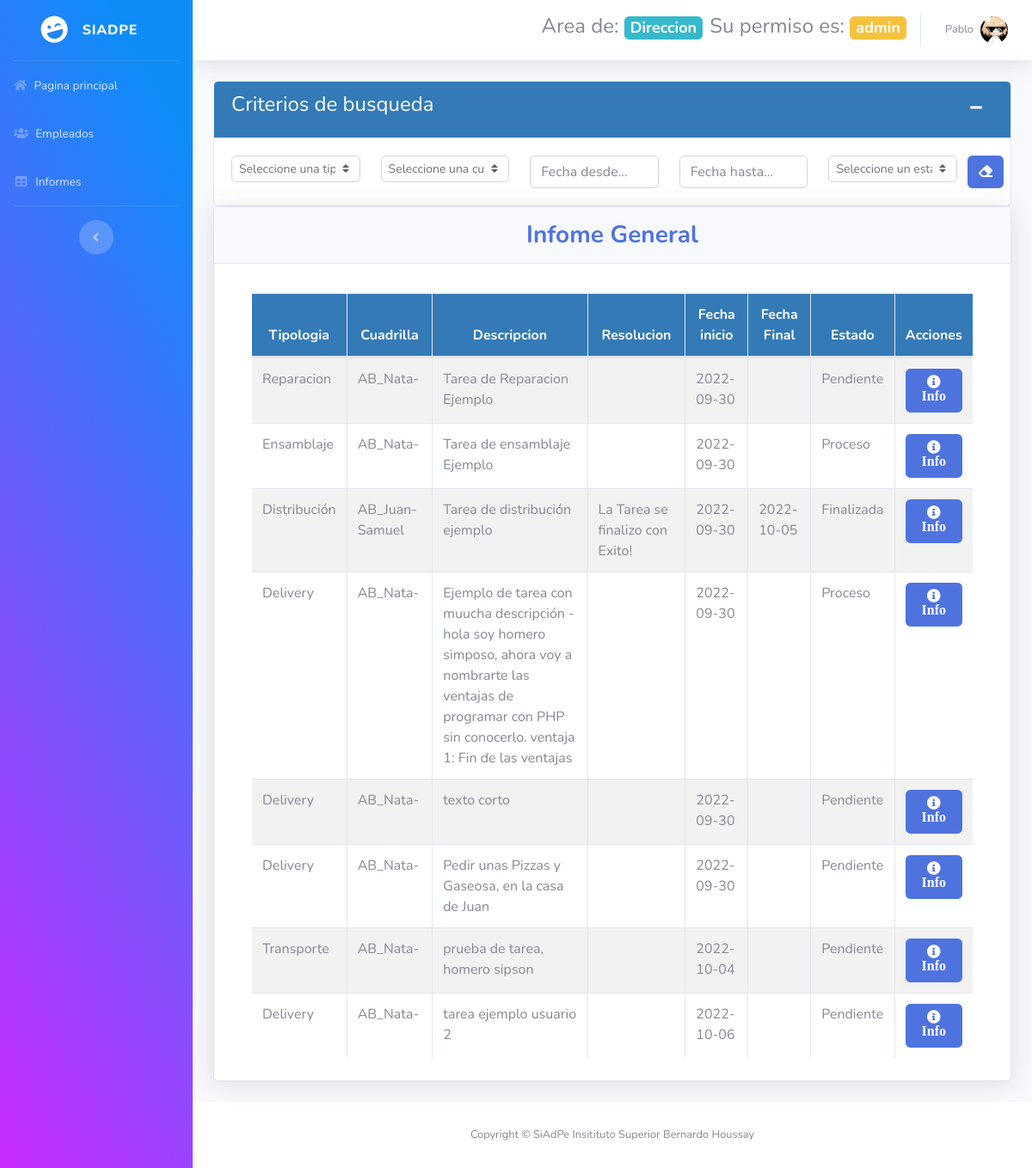
Before: /dashboardAdmin/informes.php (signed in) with the older database file.
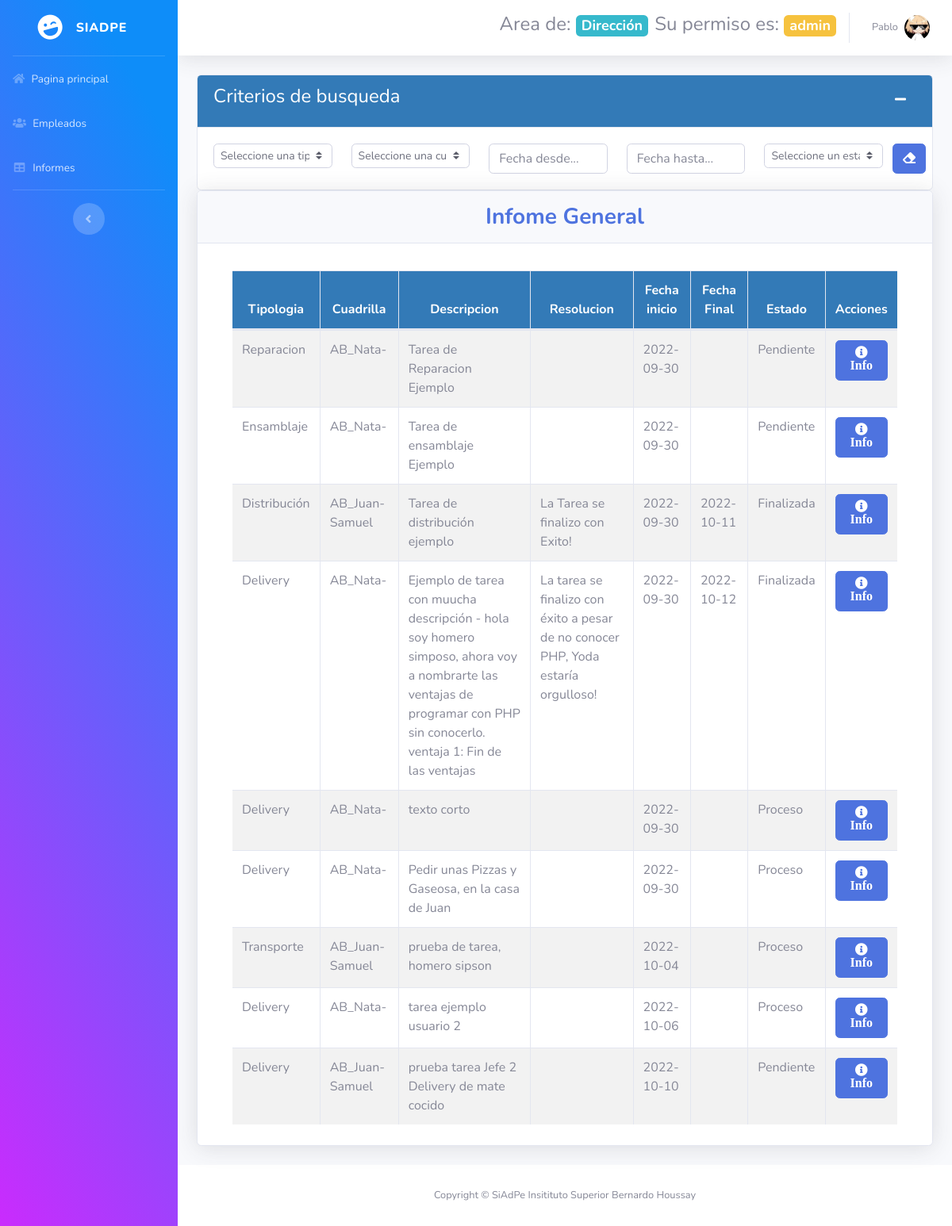
After: the same page with the newer database file.
### tables this page shows
CREATE TABLE IF NOT EXISTS `tareas` (
  `id` int(11) NOT NULL AUTO_INCREMENT,
  `descripcion` varchar(300) NOT NULL,
  `resolucion` varchar(300) NOT NULL,
  `fecha_inicio` date NOT NULL,
  `fecha_finalizacion` date DEFAULT NULL,
  `id_jefe` int(11) NOT NULL,
  `id_estado` int(11) NOT NULL,
  `id_tipologia` int(11) NOT NULL,
  PRIMARY KEY (`id`),
  KEY `id_jefe` (`id_jefe`),
  KEY `id_estado` (`id_estado`),
  KEY `id_tipologia` (`id_tipologia`),
  FULLTEXT KEY `resolucion` (`resolucion`)
);

CREATE TABLE IF NOT EXISTS `tipologias` (
  `id` int(11) NOT NULL AUTO_INCREMENT,
  `descripcion` varchar(250) NOT NULL,
  PRIMARY KEY (`id`)
);

CREATE TABLE IF NOT EXISTS `estados` (
  `id` int(11) NOT NULL AUTO_INCREMENT,
  `estado` varchar(100) NOT NULL,
  PRIMARY KEY (`id`)
);

### dashboardAdmin/informes.php (the view, shortened to what the changed rows need)
<?php require_once "vistas/parte_superior.php"?>
<?php
$objeto = new Conexion();
$conexion = $objeto->Conectar();
$consulta = "SELECT Tareas.id As tarea_ID, Tipologias.descripcion as Tipologia, Estados.estado AS Estado, Tareas.Descripcion , Cuadrillas.nombre Cuadrilla, Tareas.resolucion as Resolucion, Tareas.fecha_inicio as Fecha_Inicio, Tareas.fecha_finalizacion as Fecha_final FROM Cuadrillas INNER JOIN Tareas_Empleados ON Cuadrillas.id = Tareas_Empleados.id_cuadrilla INNER JOIN Tareas ON Tareas_Empleados.id_tarea = Tareas.id INNER JOIN Tipologias ON Tareas.id_tipologia = Tipologias.id INNER JOIN Estados ON Tareas.id_estado = Estados.id GROUP BY tarea_ID";
$resultado = $conexion->prepare($consulta);
$resultado->execute();
$dataAll=$resultado->fetchAll(PDO::FETCH_ASSOC);
?>
<div id="content">
    <div class="container-fluid">
            <div class="card shadow mb-4">
                <div class="card-body">
                    <div class="container">
                            <div class="row mt-2">
                                    <div class="col-lg-12">
                                        <div class="table-responsive">
                                            <table id="tablaInformeGeneral" class="table table-striped table-bordered table-condensed" style="width:100%">
                                                <thead class="text-center">
                                                    <tr>
                                                        <th>Tipologia</th>
                                                        <th>Cuadrilla</th>
                                                        <th>Descripcion</th>
                                                        <th>Resolucion</th>
                                                        <th>Fecha inicio</th>
                                                        <th>Fecha Final</th>
                                                        <th>Estado</th>
                                                        <th>Acciones</th>
                                                    </tr>
                                                </thead>
                                                <tbody>
                                                    <?php
                                                    foreach($dataAll as $dat) {
                                                    ?>
                                                    <tr>
                                                        <td><?php echo $dat['Tipologia'] ?></td>
                                                        <td><?php echo $dat['Cuadrilla'] ?></td>
                                                        <td><?php echo $dat['Descripcion'] ?></td>
                                                        <td><?php echo $dat['Resolucion'] ?></td>
                                                        <td><?php echo $dat['Fecha_Inicio'] ?></td>
                                                        <td><?php echo $dat['Fecha_final'] ?></td>
                                                        <td><?php echo $dat['Estado'] ?></td>
                                                        <td></td>
                                                    </tr>
                                                    <?php
                                                    }
                                                    ?>
                                                </tbody>
                                           </table>
                                        </div>
                                    </div>
                            </div>
                        </div>
                </div>
            </div>
        </div>
</div>
<?php require_once "vistas/parte_inferior.php"?>

### dashboardAdmin/vistas/parte_superior.php (shortened to what the changed rows need)
<!DOCTYPE html>
<html lang="en">
<head>
  <link href="vendor/fontawesome-free/css/all.min.css" rel="stylesheet" type="text/css">
  <link href="css/sb-admin-2.min.css" rel="stylesheet">
  <link rel="stylesheet"  type="text/css" href="main.css">
  <link rel="stylesheet" type="text/css" href="vendor/datatables/datatables.min.css"/>
  <link rel="stylesheet"  type="text/css" href="vendor/datatables/DataTables-1.10.18/css/dataTables.bootstrap4.min.css">
  <link rel="stylesheet"  type="text/css"  href="https://cdn.datatables.net/datetime/1.1.2/css/dataTables.dateTime.min.css"/>
</head>
<body id="page-top">
  <div id="wrapper">
    <div id="content-wrapper" class="d-flex flex-column">
      <div id="content">
        <nav class="navbar navbar-expand navbar-light bg-white topbar mb-4 static-top shadow">
          <ul class="navbar-nav ml-auto">
            <h4 class="text-center ml-2 mt-3">Area de: <span class="badge badge-info"><?php echo $_SESSION["s_area"]; ?></span></h4>
          </ul>
        </nav>

Changed rows visible on the page:
changed tareas "Tarea de ensamblaje Ejemplo": id_estado.estado "Proceso" → "Pendiente"
changed tareas "Tarea de distribución ejemplo": fecha_finalizacion "2022-10-05" → "2022-10-11"
changed tareas: resolucion (not shown) → "La tarea se finalizo con éxito a pesar de no conocer PHP, Yoda estaría orgulloso!"; fecha_finalizacion (not shown) → "2022-10-12"; id_estado.estado "Proceso" → "Finalizada"
changed tareas "texto corto": id_estado.estado "Pendiente" → "Proceso"
changed tareas "Pedir unas Pizzas y Gaseosa, en la casa de Juan": id_estado.estado "Pendiente" → "Proceso"
changed tareas "prueba de tarea, homero sipson": Cuadrilla "AB_Nata-" → "AB_Juan-Samuel"; id_estado.estado "Pendiente" → "Proceso"
changed tareas "tarea ejemplo usuario 2": id_estado.estado "Pendiente" → "Proceso"
added tareas: id_tipologia.descripcion "Delivery", Cuadrilla "AB_Juan-Samuel", descripcion "prueba tarea Jefe 2 Delivery de mate cocido", fecha_inicio "2022-10-10", id_estado.estado "Pendiente"
Other visible differences:
$_SESSION["s_area"]: "Direccion" → "Dirección"
